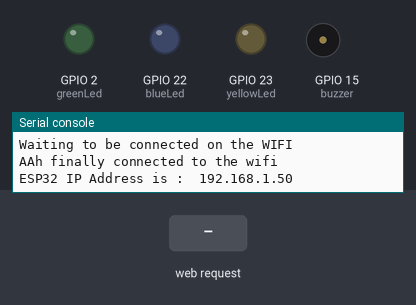
The program below on a simulated ESP32 board running MicroPython. Parts: output pins drawn as LEDs (lit = HIGH), buzzer (waves = sounding), the last lines printed to the serial console. The inputs (shaded band) are chosen by the test bench. WiFi joins after 1.5 s; a WiFi scan finds one network, HomeNet.

Above: at 5.2 s.
5.3 s: HTTP request GET /?led=greenOn received
At 6.2 s:
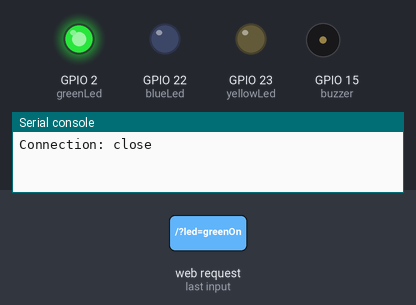
6.8 s: HTTP request GET /?led=blueOn received
At 7.4 s:
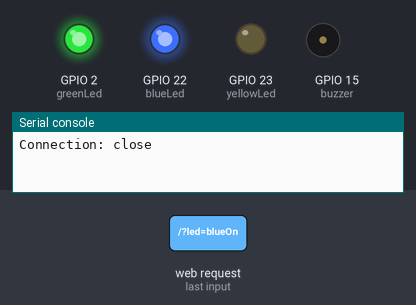
8.3 s: HTTP request GET /?led=greenOff received
At 9.5 s:
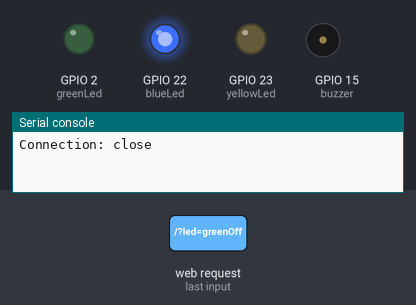
9.8 s: HTTP request GET /?led=yellowOn received
At 10.9 s:
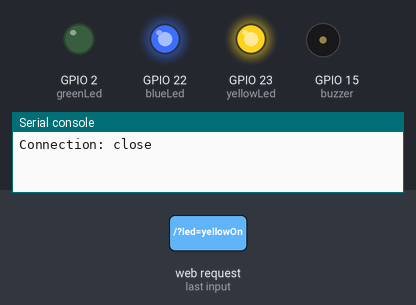
11.3 s: HTTP request GET /?led=blueOff received
At 12.0 s:
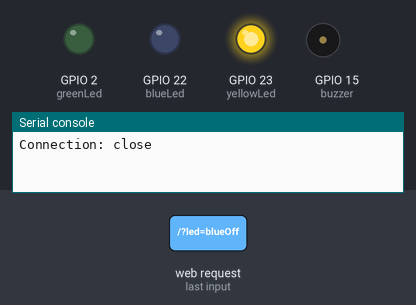
12.8 s: HTTP request GET /?buzzer=buzzerOn received
At 13.1 s:
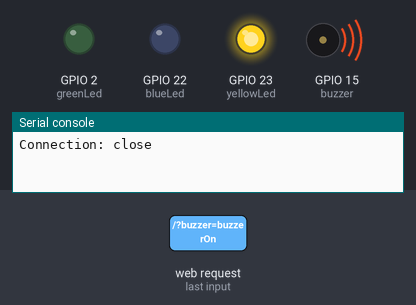
Timing chart, 0 to 15.3 s (numbered marks = the images above; inputs shaded):
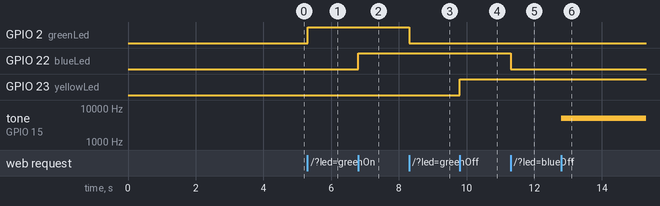

Measured:
- after the input at 5.3 s, GPIO 2 (greenLed): LOW → HIGH at once
- after the input at 6.8 s, GPIO 22 (blueLed): LOW → HIGH at once
- after the input at 8.3 s, GPIO 2 (greenLed): HIGH → LOW at once
- after the input at 9.8 s, GPIO 23 (yellowLed): LOW → HIGH at once
- after the input at 11.3 s, GPIO 22 (blueLed): HIGH → LOW at once
- after the input at 12.8 s, tone on GPIO 15 (buzzer): silent → 5000 Hz at once

The program:

3_LEDS_CONTROL_WIFI_STATION_MODE.py
```python
import machine
import network
import socket
import time

#Creating the leds
greenLed = machine.Pin(2, machine.Pin.OUT, value=0)
blueLed = machine.Pin(22, machine.Pin.OUT, value=0)
yellowLed = machine.Pin(23, machine.Pin.OUT, value=0)
buzzer = machine.PWM(machine.Pin(15, machine.Pin.OUT))
buzzer.duty(0)

#Wifi Credentials
SSID = 'Wifi_Perso_2.4G'
PASSWORD = 'DCEF80DE08D5'

#Creating the Connection
sta = network.WLAN(network.STA_IF)
sta.active(True)
sta.scan()
if not sta.isconnected():
    sta.connect(SSID, PASSWORD)
    time.sleep(1)

while not sta.isconnected():
    print("Waiting to be connected on the WIFI")
    time.sleep(1)

print("AAh finally connected to the wifi")
print("ESP32 IP Address is : ", sta.ifconfig()[0])

def webPage():
    greenState = "ON" if greenLed.value() else "OFF"
    blueState = "ON" if blueLed.value() else "OFF"
    yellowState = "ON" if yellowLed.value() else "OFF"
    buzzerState = "ON" if buzzer.duty() else "OFF"

    html = """
       <!DOCTYPE html>
       <html lang="en">
       <head>
        <meta charset="UTF-8">
        <meta name="viewport" content="width=device-width, initial-scale=1.0">
        <title>ESP32 WEB SERVER CONTROL</title>
        <style>
            body{background-color: hsl(0, 2%, 49%);font-family: sans-serif ;font-weight: bold;}
            h1{color: rgb(0, 255, 255) ;text-align: center;text-shadow: 2px 2px 5px red;}
            h1::first-letter{color: rgb(231, 163, 163) ;font-size: 2.5rem;}
            form{width: 70% ;margin: auto ;text-align: center;border: none ;padding: 15px ;border-radius: 15px ;background-color: hsla(0, 1%, 35%, 0.904);}
            form:hover{background-color: hsla(0, 1%, 70%, 0.904);box-shadow: 2px 2px 5px red;}
            form h2{color: rgb(0, 149, 255) ;font-weight: bold;font-style: italic ;}
            button{display: block ;margin: auto ;margin-bottom: 20px;font-size: 1.5rem;border: none ;
                  border-radius: 15px;padding: 10px 15px ;background-color: hsl(0, 2%, 75%); cursor: pointer ;}
            button:hover{background-color: hsl(0, 2%, 30%); color: white ;}
            button:active{background-color: hsl(0, 2%, 50%); }
            #descriptionContainer{border: none; margin: auto ; width: 70%; margin-top: 30px; padding: 15px; text-align: center;
                              background-color: white; border-radius: 15px; font-family:'Courier New';}
            #descriptionContainer:hover{box-shadow: 0px 0px 7px red;}
            #descriptionContainer .state{ color: red; font-weight: bold; font-size: 1.5rem;}
        </style>
        </head>
        <body>

        <h1>WELCOME TO MY ESP32 WEB SERVER MINI PROJECT</h1>

        <form id="myForm" name="myForm">
            <h2>CONTROLLING HARDWARE VIA INTERNET</h2>
            <button name="led" value="greenOn" type="submit">GREEN LED ON</button>
            <button name="led" value="greenOff" type="submit">GREEN LED OFF</button>
            <button name="led" value="blueOn" type="submit">BLUE LED ON</button>
            <button name="led" value="blueOff" type="submit">BLUE LED OFF</button>
            <button name="led" value="yellowOn" type="submit">YELLOW LED ON</button>
            <button name="led" value="yellowOff" type="submit">YELLOW LED OFF</button>
            <button name="buzzer" value="buzzerOn" type="submit">TURN ON BUZZER</button>
            <button name="buzzer" value="buzzerOff" type="submit">TURN OFF BUZZER</button>
        </form>
        <div id="descriptionContainer">
            <h3>Green Led is <span class="state">""" + greenState + """</span></h3>
            <h3>Blue Led is <span class="state">""" + blueState + """ </span></h3>
            <h3>Yellow Led is <span class="state">""" + yellowState + """ </span></h3>
            <h3>The buzzer is  <span class="state">""" + buzzerState + """ </span></h3>
        </div>
    </body>
    </html> """
    return html

# set up socket
addr = socket.getaddrinfo('0.0.0.0', 80)[0][-1]
s = socket.socket()
s.bind(addr)
s.listen(1)

#Waiting for the Client
while True:
    conn, addr = s.accept()
    print("Client is from address: ", addr)
    request = conn.recv(1024).decode("utf-8")
    print("Request is : ", request)

    if "/?led=greenOn" in request:
        greenLed.on()
    if "/?led=greenOff" in request:
        greenLed.off()
    if "/?led=blueOn" in request:
        blueLed.on()
    if "/?led=blueOff" in request:
        blueLed.off()
    if "/?led=yellowOn" in request:
        yellowLed.on()
    if "/?led=yellowOff" in request:
        yellowLed.off()
    if "/?buzzer=buzzerOn" in request:
        buzzer.duty(512)
    if "/?buzzer=buzzerOff" in request:
        buzzer.duty(0)

    response = webPage()
    conn.sendall(response)
    conn.close()

#**********END OF PROGRAM************************
    
```
